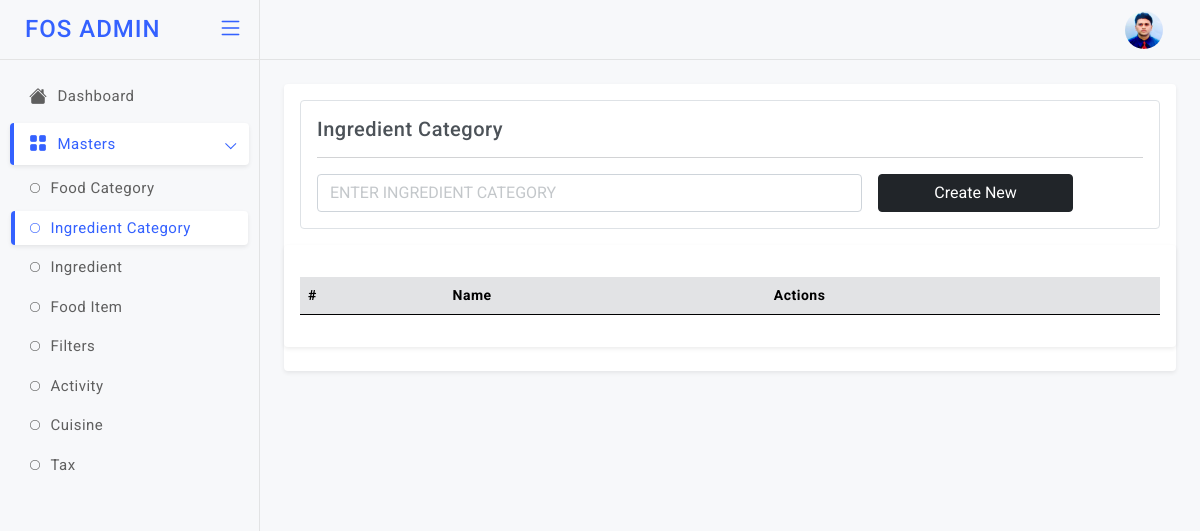
Page /ingcat (signed in) on the earlier database version.
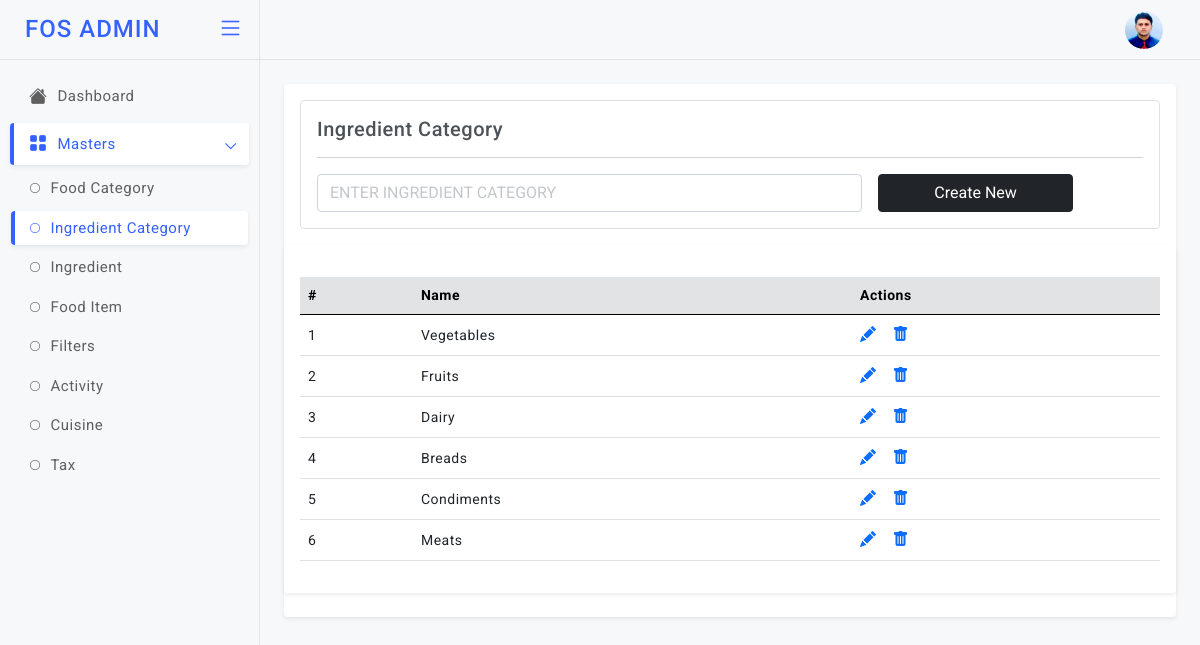
Same page on the later database version.
### models.py (models this page shows)
class IngCategory(db.Model):
    id = db.Column(db.Integer, primary_key=True)
    ing_cat_name = db.Column(db.String)

### app.py (the view)
@app.route('/ingcat', methods=["GET","POST"]) # End Point to Add & View the Menu Categories
def ingcat():
    if not settings.session.get("name"):
            return settings.redirect("/login")
    if settings.request.method=="POST":
        ing_cat_name = settings.request.form["ing_cat_name"]
        info=models.IngCategory(ing_cat_name=ing_cat_name)
        db.session.add(info)
        db.session.commit()
    fetch=models.IngCategory.query.all()
    return settings.render_template('admin/ingcat.html', getinfo=fetch)

### templates/admin/ingcat.html (shortened to what this page needs)
<!doctype html>
<html lang="en">
<head>
  <link href="static/admin-assets/plugins/simplebar/css/simplebar.css" rel="stylesheet" />
  <link href="static/admin-assets/plugins/perfect-scrollbar/css/perfect-scrollbar.css" rel="stylesheet" />
  <link href="static/admin-assets/plugins/metismenu/css/metisMenu.min.css" rel="stylesheet" />
  <link href="static/admin-assets/css/bootstrap.min.css" rel="stylesheet" />
  <link href="static/admin-assets/css/bootstrap-extended.css" rel="stylesheet" />
  <link href="static/admin-assets/css/style.css" rel="stylesheet" />
  <link href="static/admin-assets/css/icons.css" rel="stylesheet">
  <link rel="stylesheet" href="https://cdn.jsdelivr.net/npm/bootstrap-icons@1.5.0/font/bootstrap-icons.css">
	<link href="static/admin-assets/css/pace.min.css" rel="stylesheet" />
  <link href="static/admin-assets/css/dark-theme.css" rel="stylesheet" />
  <link href="static/admin-assets/css/light-theme.css" rel="stylesheet" />
  <link href="static/admin-assets/css/semi-dark.css" rel="stylesheet" />
  <link href="static/admin-assets/css/header-colors.css" rel="stylesheet" />
</head>
<body>
  <div class="wrapper">
      <header class="top-header">
        <nav class="navbar navbar-expand gap-3">
            <div class="top-navbar-right ms-auto">
              <ul class="navbar-nav align-items-center">
              <li class="nav-item dropdown dropdown-user-setting">
                <a class="nav-link dropdown-toggle dropdown-toggle-nocaret" href="#" data-bs-toggle="dropdown">
                  <div class="user-setting d-flex align-items-center">
                    <img src="static/admin-assets/images/avatars/rids.jpg" class="user-img" alt="">
                  </div>
                </a>
              </li>
              </ul>
              </div>
        </nav>
      </header>
        <aside class="sidebar-wrapper" data-simplebar="true">
          <div class="sidebar-header">
            <div>
              <h4 class="logo-text">FOS ADMIN</h4>
            </div>
            <div class="toggle-icon ms-auto"> <i class="bi bi-list"></i>
            </div>
          </div>
          <ul class="metismenu" id="menu">
            <li>
              <a href="javascript:;">
                <div class="parent-icon"><i class="bi bi-house-fill"></i>
                </div>
                <div class="menu-title">Dashboard</div>
              </a>
            </li>
            <li>
              <a href="javascript:;" class="has-arrow">
                <div class="parent-icon"><i class="bi bi-grid-fill"></i>
                </div>
                <div class="menu-title">Masters</div>
              </a>
              <ul>
                <li> <a href="/foodcat"><i class="bi bi-circle"></i>Food Category</a>
                </li>
                <li> <a href="/ingcat"><i class="bi bi-circle"></i>Ingredient Category</a>
                </li>
                <li> <a href="#"><i class="bi bi-circle"></i>Ingredient</a>
                </li>
                <li> <a href="#"><i class="bi bi-circle"></i>Food Item</a>
                </li>
                <li> <a href="#"><i class="bi bi-circle"></i>Filters</a>
                </li>
                <li> <a href="#"><i class="bi bi-circle"></i>Activity</a>
                </li>
                <li> <a href="#"><i class="bi bi-circle"></i>Cuisine</a>
                </li>
                <li> <a href="#"><i class="bi bi-circle"></i>Tax</a>
                </li>
              </ul>
            </li>
          </ul>
       </aside>
          <main class="page-content">
            <div class="card">
              <div class="card-body">
                <div class="border p-3 rounded">
                  <h5 class="mb-0">Ingredient Category</h5>
                <hr/>
                <form class="row g-3" method="post">
                  <div class="col-8">
                    <input type="text" class="form-control" placeholder="ENTER INGREDIENT CATEGORY" name="ing_cat_name">
                  </div>
                     <div class="col-3">
                    <div class="d-grid">
                      <button type="submit" class="btn btn-dark submitForm">Create New</button>
                    </div>
                  </div>
                </form>
              </div>
              </div>
               <div class="card">
                 <div class="card-body">
                   <div class="table-responsive mt-3">
                     <table class="table align-middle">
                       <thead class="table-secondary">
                         <tr>
                          <th>#</th>
                          <th>Name</th>
                          <th>Actions</th>
                         </tr>
                       </thead>
                       <tbody>
                        {% for i in getinfo %}
                         <tr>
                          <td>{{loop.index}}</td>
                           <td>
                             <p class="mb-0">{{i["ing_cat_name"]}}</p>
                           </td>
                            <td>
                             <div class="table-actions d-flex align-items-center gap-3 fs-6">
                              <a href="/ingcatupdate?id={{i['id']}}"><i class="bi bi-pencil-fill"></i></a>
                               <a href="/ingcatdel/{{i['id']}}"><i class="bi bi-trash-fill"></i></a>
                             </div>
                           </td>
                         </tr>
                         {% endfor %}
                       </tbody>
                     </table>
                   </div>
                 </div>
               </div>
          </main>
  </div>
</body>
</html>

### static/admin-assets/css/style.css (style rules this page uses)
body { font-size: 14px; color: #4c5258; letter-spacing: .5px; font-family: Roboto, sans-serif; background-color: #f7f8fa; overflow-x: hidden; }
.wrapper { width: auto; position: relative }
a { text-decoration: none; }
::placeholder { opacity: 0.4 !important; }
.top-header .navbar { position: fixed; top: 0; left: 260px; right: 0; background-color: #f7f8fa; border-bottom: 1px solid #e2e3e4; background-clip: padding-box; height: 60px; z-index: 10; padding: 0 1.5rem; transition: all .2s; }
.top-header .navbar .top-navbar-right .nav-link { color: #293445; font-size: 18px; font-weight: 500; padding-right: .8rem; padding-left: .8rem; }
.dropdown-toggle-nocaret:after { display: none }
.top-header .navbar .user-img { width: 38px; height: 38px; padding: 0px; border-radius: 50%; }
.sidebar-wrapper { position: fixed; top: 0; left: 0; width: 260px; height: 100%; background-color: #f7f8fa; background-clip: padding-box; border-right: 1px solid #e2e3e4; transition: all .2s; z-index: 16; }
.sidebar-wrapper .sidebar-header { width: 260px; height: 60px; display: flex; align-items: center; position: fixed; top: 0; bottom: 0; padding: 0 15px; z-index: 5; background: #f7f8fa; border-right: 1px solid #e2e3e4; border-bottom: 1px solid #e4e4e4; background-clip: padding-box; transition: all .2s; }
.sidebar-wrapper .sidebar-header .logo-text { font-size: 24px; margin-left: 10px; margin-bottom: 0; letter-spacing: 1px; color: #3461ff; }
.toggle-icon { font-size: 26px; cursor: pointer; color: #3461ff; }
.sidebar-wrapper ul { padding: 0; margin: 0; list-style: none; background: 0 0 }
.sidebar-wrapper .metismenu { background: 0 0; display: -webkit-box; display: -ms-flexbox; display: flex; padding: 10px; margin-top: 60px; -webkit-box-orient: vertical; -webkit-box-direction: normal; -ms-flex-direction: column; flex-direction: column }
.sidebar-wrapper .metismenu li+li { margin-top: 5px }
.sidebar-wrapper .metismenu li:first-child { margin-top: 5px }
.sidebar-wrapper .metismenu li:last-child { margin-bottom: 5px }
.sidebar-wrapper .metismenu>li { display: -webkit-box; display: -ms-flexbox; display: flex; -webkit-box-orient: vertical; -webkit-box-direction: normal; -ms-flex-direction: column; flex-direction: column; position: relative }
.sidebar-wrapper .metismenu a { position: relative; display: flex; align-items: center; justify-content: left; padding: 10px 15px; border-radius: 4px; font-size: 15px; color: #5f5f5f; outline-width: 0; text-overflow: ellipsis; overflow: hidden; letter-spacing: .5px; border-left: 4px solid rgb(255 255 255 / 0%); transition: all .2s ease-out }
.sidebar-wrapper .metismenu a .parent-icon { font-size: 18px; line-height: 1 }
.sidebar-wrapper .metismenu a .menu-title { margin-left: 10px }
.sidebar-wrapper .metismenu ul a { padding: 6px 15px 6px 15px; font-size: 15px; border: 0; border-left: 4px solid rgb(255 255 255 / 0%); }
.sidebar-wrapper .metismenu ul a i { margin-right: 10px; font-size: 10px; }
.sidebar-wrapper .metismenu ul { border: 1px solid #ffffff00; background: rgb(255 255 255 / 0%); }
.sidebar-wrapper .metismenu .mm-active>a, .sidebar-wrapper .metismenu a:active, .sidebar-wrapper .metismenu a:focus, .sidebar-wrapper .metismenu a:hover { color: #3461ff; text-decoration: none; background-color: rgb(255 255 255); border-left: 4px solid #3461ff; box-shadow: 0 0.125rem 0.25rem rgb(0 0 0 / 8%); }
.metismenu .has-arrow:after { position: absolute; content: ""; width: .5em; height: .5em; border-style: solid; border-width: 1.2px 0 0 1.2px; border-color: initial; right: 15px; transform: rotate(-45deg) translateY(-50%); transform-origin: top; top: 50%; transition: all .3s ease-out }
.page-content { margin-left: 260px; margin-top: 60px; padding: 1.5rem; transition: all .2s; }
.table-responsive { white-space: nowrap; }

Differences in the rows shown:
added IngCategory: ing_cat_name "Vegetables"
added IngCategory: ing_cat_name "Fruits"
added IngCategory: ing_cat_name "Dairy"
added IngCategory: ing_cat_name "Breads"
added IngCategory: ing_cat_name "Condiments"
added IngCategory: ing_cat_name "Meats"
